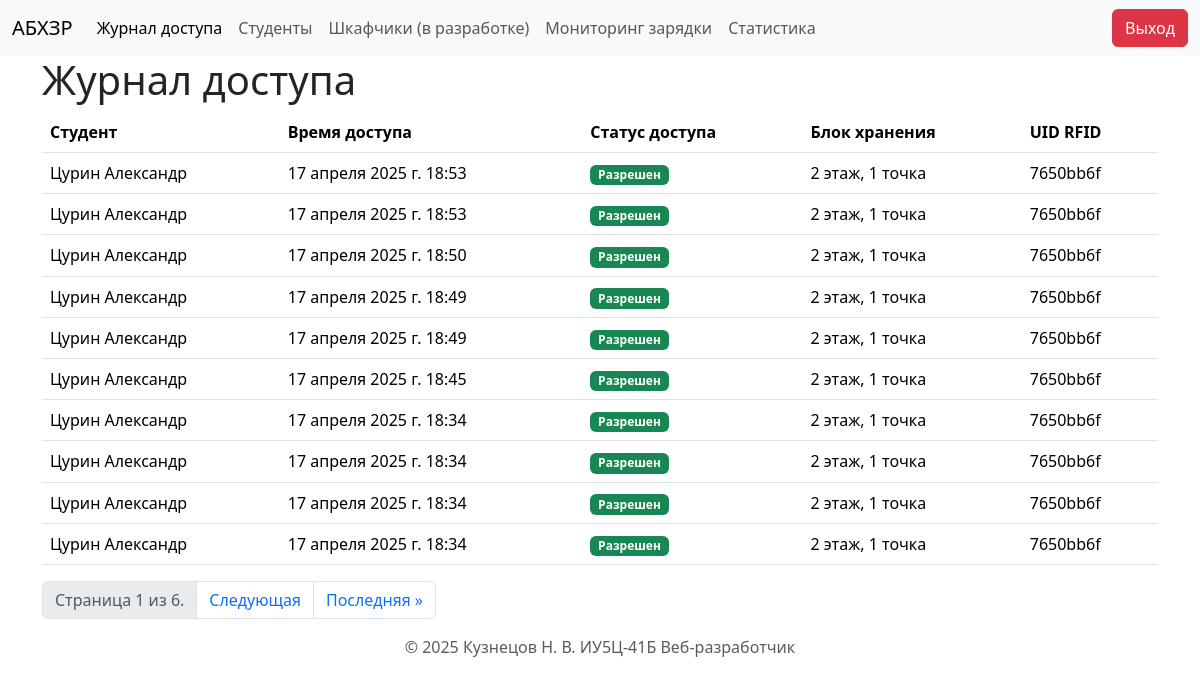
Before: / (signed in) with the older database file.
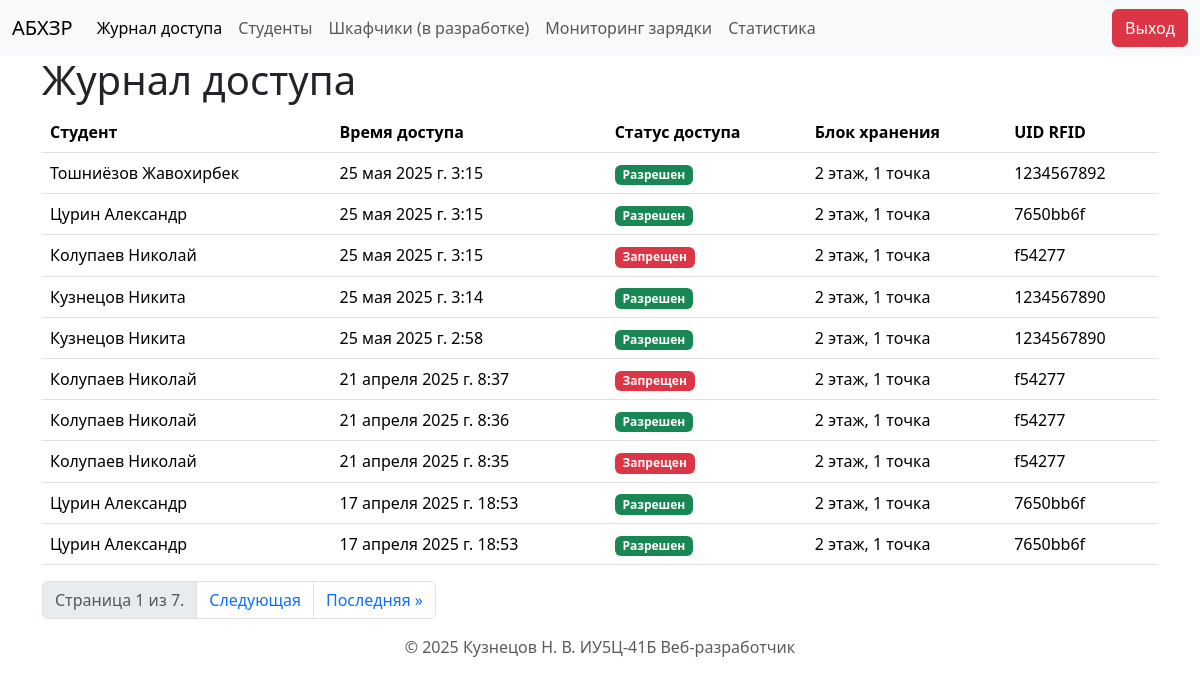
After: the same page with the newer database file.
### storage/models.py (models this page shows, shortened)
class AccessLog(models.Model):
    student = models.ForeignKey(Student, on_delete=models.CASCADE, blank=True, null=True, related_name='access_logs')
    access_time = models.DateTimeField()
    is_access_granted = models.BooleanField(default=False)
    storage_unit = models.ForeignKey(StorageUnit, on_delete=models.CASCADE)
    slot = models.ForeignKey(StorageSlot, on_delete=models.SET_NULL, blank=True, null=True)
    radioclass = models.ForeignKey(Radioclass, on_delete=models.SET_NULL, blank=True, null=True)
    rfid_tag_attempted = models.CharField(max_length=255, blank=True, null=True)

class Student(models.Model):
    group = models.ForeignKey(Group, on_delete=models.SET_NULL, blank=True, null=True, related_name='students')
    rfid_tag = models.CharField(max_length=255, unique=True)
    last_name = models.CharField(max_length=255)
    first_name = models.CharField(max_length=255)
    access = models.BooleanField(default=False)
    def __str__(self):
        return f"{self.last_name} {self.first_name}"

class StorageUnit(models.Model):
    location_name = models.CharField(max_length=255)
    def __str__(self):
        return self.location_name

### storage/views.py (the view)
# urls.py: path('', views.access_log_view, name='access_log'),
@login_required  # Декоратор, который требует аутентификации пользователя
def access_log_view(request):
    access_logs_list = AccessLog.objects.all().order_by('-access_time')  # Получаем все записи из модели AccessLog и сортируем их по времени доступа в обратном порядке
    page = request.GET.get('page', 1)  # Получаем номер страницы из параметров запроса (по умолчанию 1)
    paginator = Paginator(access_logs_list, 10)  # Создаем объект Paginator для реализации пагинации (10 записей на странице)
    try:
        access_logs = paginator.page(page)  # Получаем записи для указанной страницы
    except PageNotAnInteger:
        access_logs = paginator.page(1)  # Если номер страницы не является целым числом, возвращаем первую страницу
    except EmptyPage:
        access_logs = paginator.page(paginator.num_pages)  # Если номер страницы превышает количество доступных страниц, возвращаем последнюю страницу
    data = {
        'access_logs': access_logs,  # Записи журнала доступа для текущей страницы
        'activate_page': 'access_logs',  # Флаг для активации вкладки "Журнал доступа" в шаблоне
        }
    return render(request, 'pages/access_log.html', data)

### storage/templates/pages/access_log.html (shortened to what this page needs)
{% extends "layout.html" %}
{% block content %}
<h1>Журнал доступа</h1>
<table class="table">
    <thead>
        <tr>
            <th class="col">Студент</th>
            <th class="col">Время доступа</th>
            <th class="col">Статус доступа</th>
            <th class="col">Блок хранения</th>
            <th class="col">UID RFID</th>
        </tr>
    </thead>
    <tbody>
        {% for log in access_logs %}
        <tr>
            <td scope="row">{{ log.student }}</td>
            <td scope="row">{{ log.access_time }}</td>
            <td scope="row">
                {% if log.is_access_granted %}
                    <span class="badge text-bg-success">Разрешен</span>
                {% else %}
                    <span class="badge text-bg-danger">Запрещен</span>
                {% endif %}
            </td>
            <td scope="row">{{ log.storage_unit }}</td>
            <td scope="row">{{ log.rfid_tag_attempted }}</td>
        </tr>
        {% endfor %}
    </tbody>
</table>
<ul class="pagination">
<li class="page-item disabled">
<span class="page-link">
    Страница {{ access_logs.number }} из {{ access_logs.paginator.num_pages }}.
</span>
</li>
{% if access_logs.has_next %}
<li class="page-item"><a class="page-link" href="?page={{ access_logs.next_page_number }}">Следующая</a></li>
<li class="page-item"><a class="page-link" href="?page={{ access_logs.paginator.num_pages }}">Последняя &raquo;</a></li>
{% endif %}
</ul>
{% endblock content %}

Changed rows visible on the page:
no longer on this page (row unchanged): AccessLog: student "Цурин Александр", access_time "17 апреля 2025 г. 18:50", is_access_granted "Разрешен", storage_unit "2 этаж, 1 точка", rfid_tag_attempted "7650bb6f"
no longer on this page (row unchanged): AccessLog: student "Цурин Александр", access_time "17 апреля 2025 г. 18:49", is_access_granted "Разрешен", storage_unit "2 этаж, 1 точка", rfid_tag_attempted "7650bb6f"
no longer on this page (row unchanged): AccessLog: student "Цурин Александр", access_time "17 апреля 2025 г. 18:49", is_access_granted "Разрешен", storage_unit "2 этаж, 1 точка", rfid_tag_attempted "7650bb6f"
no longer on this page (row unchanged): AccessLog: student "Цурин Александр", access_time "17 апреля 2025 г. 18:45", is_access_granted "Разрешен", storage_unit "2 этаж, 1 точка", rfid_tag_attempted "7650bb6f"
no longer on this page (row unchanged): AccessLog: student "Цурин Александр", access_time "17 апреля 2025 г. 18:34", is_access_granted "Разрешен", storage_unit "2 этаж, 1 точка", rfid_tag_attempted "7650bb6f"
no longer on this page (row unchanged): AccessLog: student "Цурин Александр", access_time "17 апреля 2025 г. 18:34", is_access_granted "Разрешен", storage_unit "2 этаж, 1 точка", rfid_tag_attempted "7650bb6f"
no longer on this page (row unchanged): AccessLog: student "Цурин Александр", access_time "17 апреля 2025 г. 18:34", is_access_granted "Разрешен", storage_unit "2 этаж, 1 точка", rfid_tag_attempted "7650bb6f"
no longer on this page (row unchanged): AccessLog: student "Цурин Александр", access_time "17 апреля 2025 г. 18:34", is_access_granted "Разрешен", storage_unit "2 этаж, 1 точка", rfid_tag_attempted "7650bb6f"
added AccessLog: student "Тошниёзов Жавохирбек", access_time "25 мая 2025 г. 3:15", is_access_granted "Разрешен", storage_unit "2 этаж, 1 точка", rfid_tag_attempted "1234567892"
added AccessLog: student "Цурин Александр", access_time "25 мая 2025 г. 3:15", is_access_granted "Разрешен", storage_unit "2 этаж, 1 точка", rfid_tag_attempted "7650bb6f"
added AccessLog: student "Колупаев Николай", access_time "25 мая 2025 г. 3:15", is_access_granted "Запрещен", storage_unit "2 этаж, 1 точка", rfid_tag_attempted "f54277"
added AccessLog: student "Кузнецов Никита", access_time "25 мая 2025 г. 3:14", is_access_granted "Разрешен", storage_unit "2 этаж, 1 точка", rfid_tag_attempted "1234567890"
added AccessLog: student "Кузнецов Никита", access_time "25 мая 2025 г. 2:58", is_access_granted "Разрешен", storage_unit "2 этаж, 1 точка", rfid_tag_attempted "1234567890"
added AccessLog: student "Колупаев Николай", access_time "21 апреля 2025 г. 8:37", is_access_granted "Запрещен", storage_unit "2 этаж, 1 точка", rfid_tag_attempted "f54277"
added AccessLog: student "Колупаев Николай", access_time "21 апреля 2025 г. 8:36", is_access_granted "Разрешен", storage_unit "2 этаж, 1 точка", rfid_tag_attempted "f54277"
added AccessLog: student "Колупаев Николай", access_time "21 апреля 2025 г. 8:35", is_access_granted "Запрещен", storage_unit "2 этаж, 1 точка", rfid_tag_attempted "f54277"
Other visible differences:
{{ access_logs.paginator.num_pages }}: "6" → "7"
